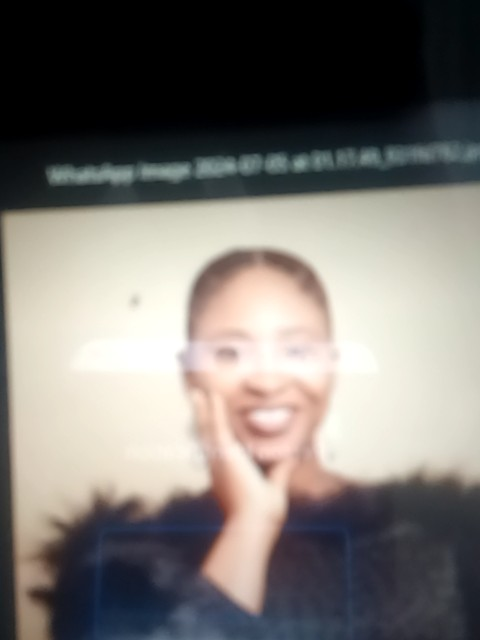
#> input picture uploads/06de24d4-c57b-4911-901b-0b97b4072229_facial-login.jpg, 480 x 640 px
$ python -i face_util.py   (imports and definitions only)
#> lines starting #> are read from the running program, lines starting #| are printed output that depends on the picture
import cv2
import numpy as np
import logging
import os

def detect_faces(image_path):
    """
    Detect faces in an image using OpenCV

    Args:
        image_path (str): Path to the image file

    Returns:
        list: List of face rectangles (x, y, w, h)
    """
    try:
        # Check if file exists
        import os
        if not os.path.exists(image_path):
            logging.error(f"Image file does not exist: {image_path}")
            return []

        # Load the image
        image = cv2.imread(image_path)
#> image is the input picture: shape (640, 480, 3); mean B, G, R 115.2, 119.6, 123.9

        # Check if image was loaded properly
        if image is None or image.size == 0:
            logging.error(f"Failed to load image or image is empty: {image_path}")
            return []

        # Convert to grayscale
        gray = cv2.cvtColor(image, cv2.COLOR_BGR2GRAY)
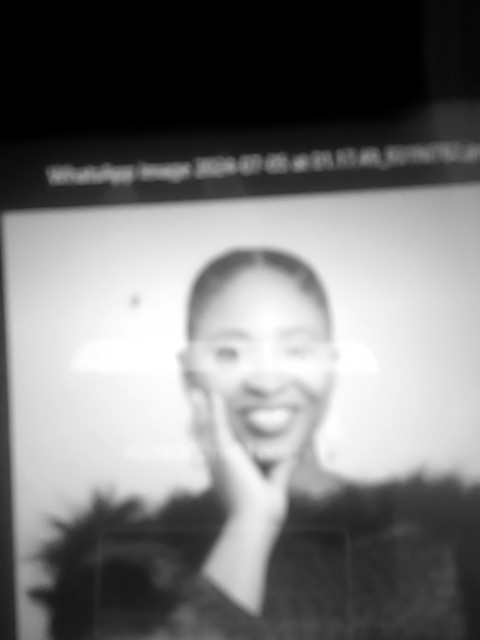
#> gray: shape (640, 480); min 0, max 255, mean 120.4

        # Load the face cascade
        face_cascade = cv2.CascadeClassifier(cv2.data.haarcascades + 'haarcascade_frontalface_default.xml')

        # Detect faces with more sensitive parameters
        faces = face_cascade.detectMultiScale(
            gray,
            scaleFactor=1.1,  # Scale factor for detection
            minNeighbors=5,   # Higher quality detection
            minSize=(30, 30)  # Minimum face size
        )
#> faces = [[177, 277, 174, 174]]

        # Log how many faces were found
        if len(faces) == 0:
            logging.warning(f"No faces detected in image: {image_path}")
        else:
            logging.info(f"Detected {len(faces)} faces in image: {image_path}")

        return faces
    except Exception as e:
        logging.error(f"Error detecting faces: {e}")
        return []

def get_face_encoding(image_path):
    """
    Get the face encoding for an image using OpenCV's LBPH

    Args:
        image_path (str): Path to the image file

    Returns:
        numpy.ndarray: Feature vector representing face characteristics
    """
    try:
        # Detect face first
        faces = detect_faces(image_path)
#> faces = [[177, 277, 174, 174]]
        if len(faces) == 0:
            logging.warning(f"No faces detected for encoding in: {image_path}")
            return None

        if len(faces) > 1:
            logging.warning(f"Multiple faces detected ({len(faces)}). Using the largest face.")
            # Sort faces by area (w*h) in descending order and take the largest
            faces = sorted(faces, key=lambda f: f[2] * f[3], reverse=True)

        # Load the image
        image = cv2.imread(image_path)
        if image is None:
            logging.error(f"Failed to load image for encoding: {image_path}")
            return None

        gray = cv2.cvtColor(image, cv2.COLOR_BGR2GRAY)

        # Extract the face
        x, y, w, h = faces[0]
#> x = 177; y = 277; w = 174; h = 174

        # Check if face region is within image bounds
        height, width = gray.shape
#> height = 640; width = 480
        if x < 0 or y < 0 or x+w > width or y+h > height:
            logging.warning("Face region out of image bounds. Adjusting.")
            x = max(0, x)
            y = max(0, y)
            w = min(width - x, w)
            h = min(height - y, h)

        # Extract the face ROI
        face_roi = gray[y:y+h, x:x+w]
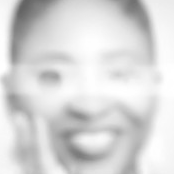
#> face_roi: shape (174, 174); min 99, max 255, mean 215.7

        # Check if face ROI is valid
        if face_roi.size == 0:
            logging.error("Invalid face region with zero size")
            return None

        # Resize to standardize (100x100 resolution)
        face_roi = cv2.resize(face_roi, (100, 100))
#> face_roi: shape (100, 100)

        # Apply histogram equalization to improve contrast
        face_roi = cv2.equalizeHist(face_roi)
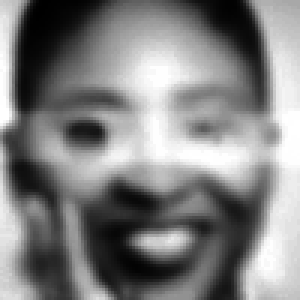
#> face_roi: shape (100, 100) (shown 3 times larger); min 0, max 255, mean 129

        # Apply Gaussian blur to reduce noise (3x3 kernel)
        face_roi = cv2.GaussianBlur(face_roi, (3, 3), 0)

        # Flatten the image to create a 1D feature vector
        face_vector = face_roi.flatten().astype(np.float32)
#> face_vector = 10000 values, max 255 at index 3500, min 0 at index 14, mean 129

        # Apply normalization
        face_vector = face_vector / 255.0
#> face_vector = 10000 values, max 1 at index 3500, min 0 at index 14, mean 0.506

        # Verify the shape of the vector
        if face_vector.shape[0] != 10000:  # Should be 100x100 = 10000
            logging.error(f"Unexpected face vector shape: {face_vector.shape}")
            return None

        # Log confirmation of successful encoding
        logging.info(f"Successfully encoded face with vector shape: {face_vector.shape}")

        return face_vector
    except Exception as e:
        logging.error(f"Error generating face encoding: {e}")
        return None

# [110 lines left out: functions compare_faces, crop_face_image, not called in this run]

>>> result = get_face_encoding('../uploads/06de24d4-c57b-4911-901b-0b97b4072229_facial-login.jpg')
#> result has the same summary as face_vector in get_face_encoding

$ run again, on uploads/0f6734c9-5f9d-4753-b7ff-5e174755f6cd_facial-login.jpg
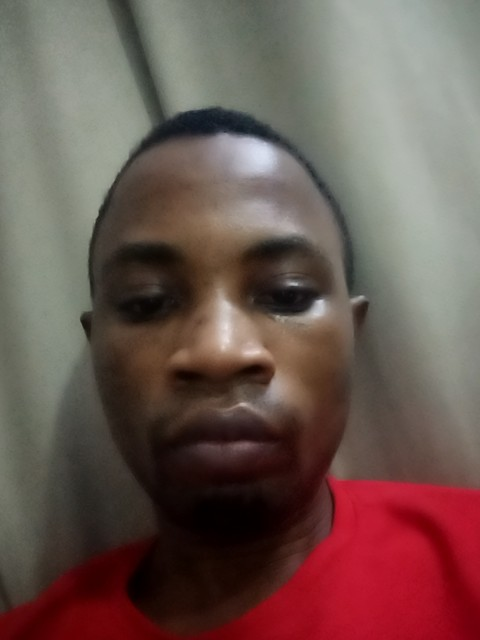
#> input picture uploads/0f6734c9-5f9d-4753-b7ff-5e174755f6cd_facial-login.jpg, 480 x 640 px
#> in detect_faces, image is the input picture: shape (640, 480, 3); mean B, G, R 80.9, 86.8, 108.8
#> in detect_faces, `gray = cv2.cvtColor(image, cv2.COLOR_BGR2GRAY)`:
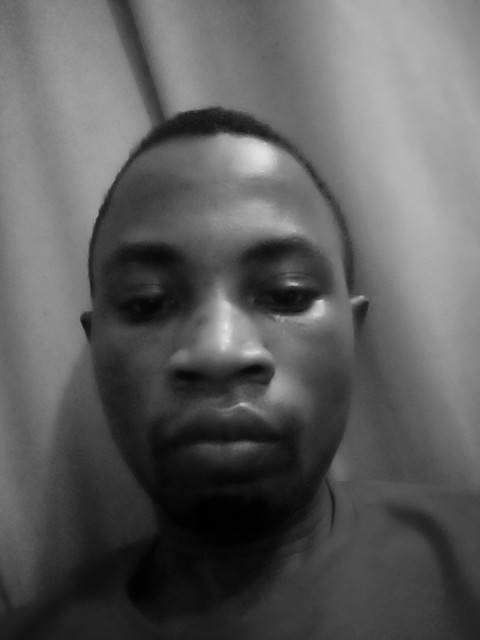
#> gray: shape (640, 480); min 1, max 228, mean 92.7
#> in detect_faces, `faces = face_cascade.detectMultiScale( gray, scaleFactor=1.1,`: faces = [[30, 148, 364, 364]]
#> x = 30; y = 148; w = 364
#> in get_face_encoding, `face_roi = cv2.equalizeHist(face_roi)`:
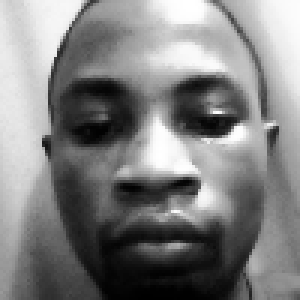
#> face_roi: shape (100, 100) (shown 3 times larger); min 0, max 255, mean 128.1
#> in get_face_encoding, `face_vector = face_roi.flatten().astype(np.float32)`: face_vector = 10000 values, max 255 at index 61, min 0 at index 9847, mean 128.2
#> in get_face_encoding, `face_vector = face_vector / 255.0`: face_vector = 10000 values, max 1 at index 61, min 0 at index 9847, mean 0.503
#> result has the same summary as face_vector in get_face_encoding
